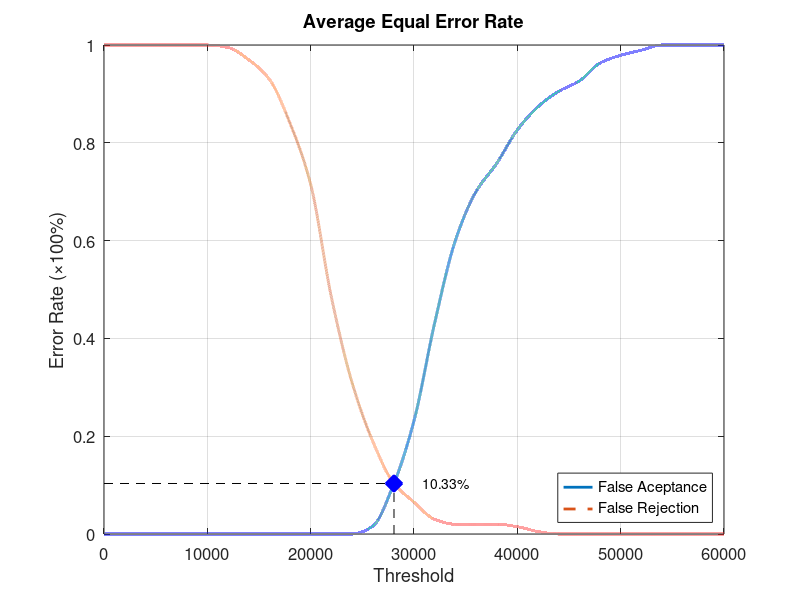
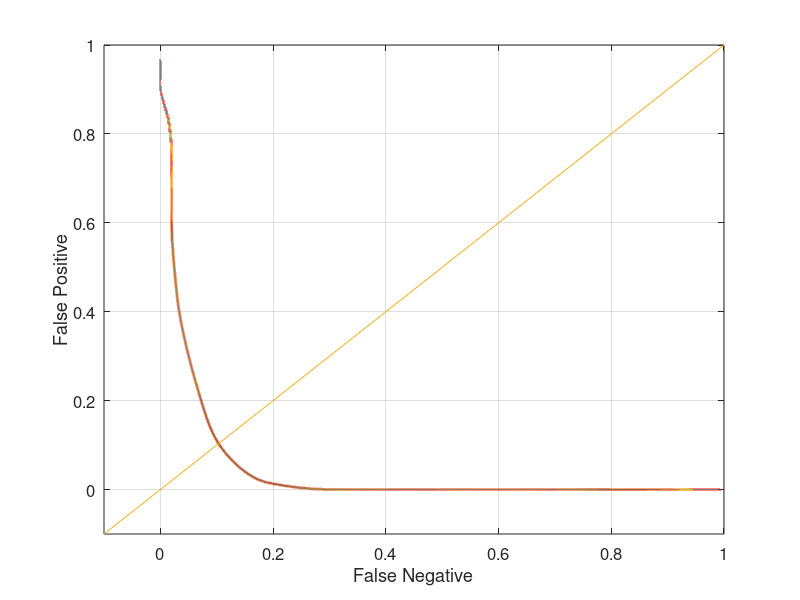

Source code (MATLAB) for these figures, in order:
function yEER = Database3_3
close all;
clear;
clc;
x = 0:2000:60000;
xq = 0:0.5:60000;

y0 = [0 0 0 0 0 0 0 0 0 0 0 0 0 0.0157895 0.1 0.231579 0.431579 0.6 0.7 0.757895 0.826316 0.873684 0.905263 0.926316 0.963158 0.978947 0.989474 1 1 1 1];
yy0 = interp1(x, y0, xq, 'pchip');
y1 = [1 1 1 1 1 1 0.995 0.97 0.93 0.84 0.715 0.485 0.31 0.19 0.105 0.065 0.03 0.02 0.02 0.02 0.015 0.005 0 0 0 0 0 0 0 0 0];
yy1 = interp1(x, y1, xq, 'pchip');

% Calculating EER: 
y2 = abs(y0 - y1);
find(y2 == min(y2))
yy2 = abs(yy0 - yy1);
xEER = find(yy2 == min(yy2));
xEERIndex = xq(xEER) % X-axis EER
yEER = yy0(xEER) % Y-axis EER

main = figure
plot(xq, yy0,'-','LineWidth', 2);	hold on
plot(xq, yy1,'--','LineWidth', 2);	hold on
plot([xEERIndex xEERIndex], [0 yEER], 'k--');	hold on
plot([0 xEERIndex], [yEER yEER], 'k--');	hold on
plot(xEERIndex, yEER, 'bx', 'LineWidth', 10);	hold on
text(xEERIndex + 10 * xEERIndex / 100, yEER, [num2str(round((10000 * yEER)) / 100) '%'])
legend('False Aceptance', 'False Rejection', 'Location', 'SouthEast')
xlabel('Threshold')
ylabel('Error Rate (\times100%)')
title('Average Equal Error Rate')
set(gca, 'FontSize', 12)
axis([0 60000 0 1])
grid on

print(main, 'Database3_3Main', '-dpng');
FNRxFPR = figure('Color', [1 1 1]);
plot(yy1, yy0, '-', yy1, yy0, 'LineWidth', 2);
hold on
y = -0.1:0.1:1
plot(y, y); 
set(gca, 'FontSize', 12)
xlabel('False Negative')
ylabel('False Positive')
axis([-0.1 1 -0.1 1])
set(gca, 'FontSize', 12)
grid on

print(FNRxFPR, 'Database3_3FNRxFPR','-dpng');
end
